Frame 1 (no input): blank canvas, image omitted
Frame 60 (the mouse pressed at the canvas centre just before this capture): blank canvas, image omitted
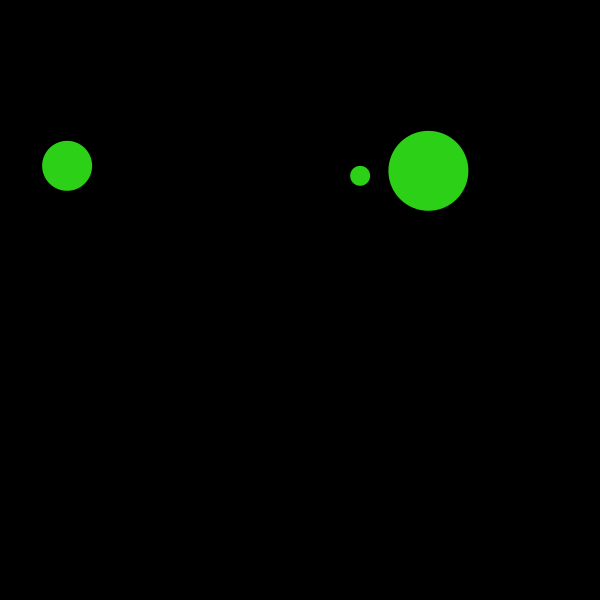
Frame 120 (the mouse held since frame 60 and released just before this capture)

The Processing sketch whose frames 1 and 60 were blank and that drew this single picture after the mouse press (run headless with seeded random() and noise(); from frame 60 on, the mouse is pressed at the canvas centre):

// Processing sketch: processing_16302
// ── processing_16302.pde

float x=600;
float y=0;


float speed=6;
float grav=0.60;
 void setup(){
   size(600,600);
 }
 void draw(){
   frameRate(15);
   background(0);
   noStroke();
  
  
   rectMode(CENTER);
    fill(255,3,19);
     if(mouseX>=100&&mouseX<500&&mouseY>=100&&mouseY<500){
    fill(44,209,23);
   ellipse(random(x-30),y,80,80);
   ellipse(random(x-30),y-5,50,50);
   ellipse(random(x-30),y+5,20,20);
  
   y=y+speed;
   speed=speed+grav;
   if(y>height){
     speed=speed*-0.95;
   }}}
